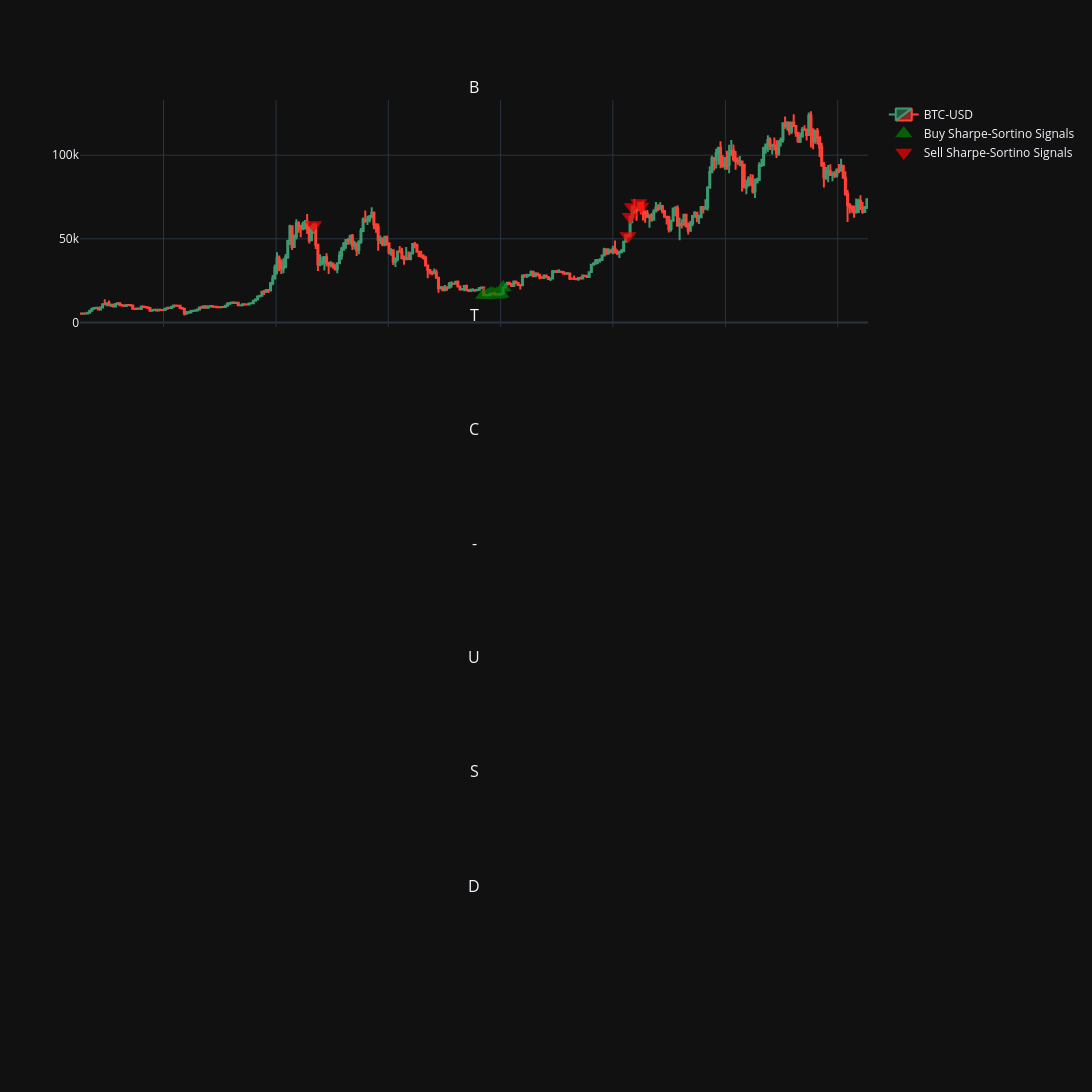

The code cell stored with this chart in its notebook:
### Code cell
fig = make_subplots(
    rows=7, cols=1,
    shared_xaxes=True,
    vertical_spacing=0.0008,
    subplot_titles=('BTC-USD'),
    row_width=[1.0, 1.0, 1.0, 1.0, 1.0, 1.0, 2.0]
)

fig.add_trace(go.Candlestick(
    x=btc_df.index,
    open=btc_df['Open']['BTC-USD'],
    high=btc_df['High']['BTC-USD'],
    low=btc_df['Low']['BTC-USD'],
    close=btc_df['Close']['BTC-USD'],
    name='BTC-USD',

), row=1, col=1)

fig.add_trace(go.Scatter(
    x=btc_df.index[buy_sharpe_sortino],
    y=btc_df['Close']['BTC-USD'][buy_sharpe_sortino],
    mode='markers',
    marker=dict(size=15,
                color='green',
                colorscale='PuRd',
                symbol='triangle-up'),
    opacity=0.7,
    showlegend=True,
    name='Buy Sharpe-Sortino Signals'
), row=1, col=1)

fig.add_trace(go.Scatter(
    x=btc_df.index[sell_sharpe_sortino],
    y=btc_df['Close']['BTC-USD'][sell_sharpe_sortino],
    mode='markers',
    marker=dict(size=15,
                color='red',
                colorscale='PuRd',
                symbol='triangle-down'),
    opacity=0.7,
    showlegend=True,
    name='Sell Sharpe-Sortino Signals'
), row=1, col=1)

fig.update_layout(xaxis_rangeslider_visible=False, template='plotly_dark', height=1150, width=1600)

### Figure 1 — Plotly figure (JSON) as saved in the notebook; plotly's stock layout.template omitted (floating-point values rounded to 4 significant figures; data arrays with more than 128 entries replaced by an {"elided": "..."} marker saying what was removed)
{"data": [{"close": {"elided": "366 float values"}, "high": {"elided": "366 float values"}, "low": {"elided": "366 float values"}, "name": "BTC-USD", "open": {"elided": "366 float values"}, "type": "candlestick", "x": {"elided": "366 str values"}, "xaxis": "x", "yaxis": "y"}, {"marker": {"color": "green", "colorscale": [[0, "rgb(247,244,249)"], [0.125, "rgb(231,225,239)"], [0.25, "rgb(212,185,218)"], [0.375, "rgb(201,148,199)"], [0.5, "rgb(223,101,176)"], [0.625, "rgb(231,41,138)"], [0.75, "rgb(206,18,86)"], [0.875, "rgb(152,0,67)"], [1, "rgb(103,0,31)"]], "size": 15, "symbol": "triangle-up"}, "mode": "markers", "name": "Buy Sharpe-Sortino Signals", "opacity": 0.7, "showlegend": true, "type": "scatter", "x": ["2022-11-07T00:00:00", "2022-11-21T00:00:00", "2022-11-28T00:00:00", "2022-12-05T00:00:00", "2022-12-12T00:00:00", "2022-12-19T00:00:00", "2022-12-26T00:00:00", "2023-01-02T00:00:00", "2023-01-09T00:00:00"], "xaxis": "x", "y": [16350.0, 16440.0, 17130.0, 17100.0, 16760.0, 16840.0, 16630.0, 17090.0, 20880.0], "yaxis": "y"}, {"marker": {"color": "red", "colorscale": [[0, "rgb(247,244,249)"], [0.125, "rgb(231,225,239)"], [0.25, "rgb(212,185,218)"], [0.375, "rgb(201,148,199)"], [0.5, "rgb(223,101,176)"], [0.625, "rgb(231,41,138)"], [0.75, "rgb(206,18,86)"], [0.875, "rgb(152,0,67)"], [1, "rgb(103,0,31)"]], "size": 15, "symbol": "triangle-down"}, "mode": "markers", "name": "Sell Sharpe-Sortino Signals", "opacity": 0.7, "showlegend": true, "type": "scatter", "x": ["2021-05-03T00:00:00", "2024-02-19T00:00:00", "2024-02-26T00:00:00", "2024-03-04T00:00:00", "2024-03-25T00:00:00", "2024-04-01T00:00:00"], "xaxis": "x", "y": [58230.0, 51730.0, 63170.0, 69020.0, 71330.0, 69360.0], "yaxis": "y"}], "layout": {"annotations": [{"font": {"size": 16}, "showarrow": false, "text": "B", "x": 0.5, "xanchor": "center", "xref": "paper", "y": 1, "yanchor": "bottom", "yref": "paper"}, {"font": {"size": 16}, "showarrow": false, "text": "T", "x": 0.5, "xanchor": "center", "xref": "paper", "y": 0.7504, "yanchor": "bottom", "yref": "paper"}, {"font": {"size": 16}, "showarrow": false, "text": "C", "x": 0.5, "xanchor": "center", "xref": "paper", "y": 0.6252, "yanchor": "bottom", "yref": "paper"}, {"font": {"size": 16}, "showarrow": false, "text": "-", "x": 0.5, "xanchor": "center", "xref": "paper", "y": 0.5, "yanchor": "bottom", "yref": "paper"}, {"font": {"size": 16}, "showarrow": false, "text": "U", "x": 0.5, "xanchor": "center", "xref": "paper", "y": 0.3748, "yanchor": "bottom", "yref": "paper"}, {"font": {"size": 16}, "showarrow": false, "text": "S", "x": 0.5, "xanchor": "center", "xref": "paper", "y": 0.2496, "yanchor": "bottom", "yref": "paper"}, {"font": {"size": 16}, "showarrow": false, "text": "D", "x": 0.5, "xanchor": "center", "xref": "paper", "y": 0.1244, "yanchor": "bottom", "yref": "paper"}], "height": 1150, "width": 1600, "xaxis": {"anchor": "y", "domain": [0, 1], "matches": "x7", "rangeslider": {"visible": false}, "showticklabels": false}, "xaxis2": {"anchor": "y2", "domain": [0, 1], "matches": "x7", "showticklabels": false}, "xaxis3": {"anchor": "y3", "domain": [0, 1], "matches": "x7", "showticklabels": false}, "xaxis4": {"anchor": "y4", "domain": [0, 1], "matches": "x7", "showticklabels": false}, "xaxis5": {"anchor": "y5", "domain": [0, 1], "matches": "x7", "showticklabels": false}, "xaxis6": {"anchor": "y6", "domain": [0, 1], "matches": "x7", "showticklabels": false}, "xaxis7": {"anchor": "y7", "domain": [0, 1]}, "yaxis": {"anchor": "x", "domain": [0.7512, 1]}, "yaxis2": {"anchor": "x2", "domain": [0.626, 0.7504]}, "yaxis3": {"anchor": "x3", "domain": [0.5008, 0.6252]}, "yaxis4": {"anchor": "x4", "domain": [0.3756, 0.5]}, "yaxis5": {"anchor": "x5", "domain": [0.2504, 0.3748]}, "yaxis6": {"anchor": "x6", "domain": [0.1252, 0.2496]}, "yaxis7": {"anchor": "x7", "domain": [0, 0.1244]}}}
